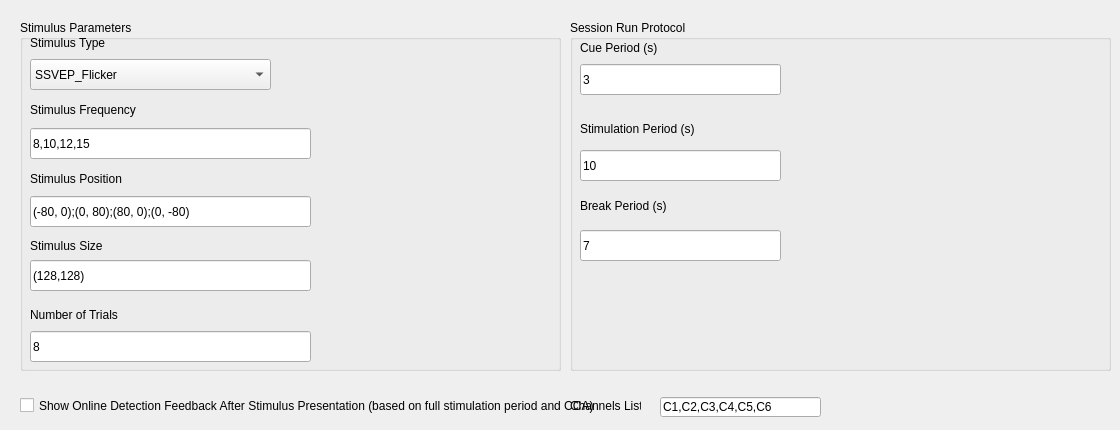
          <widget class="QWidget" name="tab_SSVEP">
           <attribute name="title">
            <string>Steady-State Visual BCI</string>
           </attribute>
           <widget class="QGroupBox" name="groupBoxStimulusParameters">
            <property name="geometry">
             <rect>
              <x>20</x>
              <y>20</y>
              <width>541</width>
              <height>351</height>
             </rect>
            </property>
            <property name="title">
             <string>Stimulus Parameters</string>
            </property>
            <widget class="QLabel" name="StimulusType">
             <property name="geometry">
              <rect>
               <x>10</x>
               <y>7</y>
               <width>241</width>
               <height>31</height>
              </rect>
             </property>
             <property name="toolTip">
              <string>the number of tasks for each class</string>
             </property>
             <property name="text">
              <string>Stimulus Type</string>
             </property>
            </widget>
            <widget class="QComboBox" name="SSVEPStimulusTypeDropDownSelection">
             <property name="geometry">
              <rect>
               <x>10</x>
               <y>39</y>
               <width>241</width>
               <height>31</height>
              </rect>
             </property>
             <item>
              <property name="text">
               <string>SSVEP_Flicker</string>
              </property>
             </item>
             <item>
              <property name="text">
               <string>SSMVEP_Checkerboard</string>
              </property>
             </item>
             <item>
              <property name="text">
               <string>AO_Gait</string>
              </property>
             </item>
            </widget>
            <widget class="QLineEdit" name="lineEdit_InputSSVEPStimulusFrequencies">
             <property name="geometry">
              <rect>
               <x>10</x>
               <y>108</y>
               <width>281</width>
               <height>31</height>
              </rect>
             </property>
             <property name="text">
              <string>8,10,12,15</string>
             </property>
             <property name="placeholderText">
              <string>e.g. 8,10,12,15</string>
             </property>
            </widget>
            <widget class="QLineEdit" name="lineEdit_InputSSVEPStimulusPositions">
             <property name="geometry">
              <rect>
               <x>10</x>
               <y>176</y>
               <width>281</width>
               <height>31</height>
              </rect>
             </property>
             <property name="text">
              <string>(-80, 0);(0, 80);(80, 0);(0, -80)</string>
             </property>
             <property name="placeholderText">
              <string>e.g. (0, 0);(60, 0);(0, 60);(60, 60)</string>
             </property>
            </widget>
            <widget class="QLineEdit" name="lineEdit_InputSSVEPNumberOfTrials">
             <property name="geometry">
              <rect>
               <x>10</x>
               <y>311</y>
               <width>281</width>
               <height>31</height>
              </rect>
             </property>
             <property name="text">
              <string>8</string>
             </property>
             <property name="placeholderText">
              <string>e.g. 5</string>
             </property>
            </widget>
            <widget class="QLineEdit" name="lineEdit_InputSSVEPStimulusSize">
             <property name="geometry">
              <rect>
               <x>10</x>
               <y>240</y>
               <width>281</width>
               <height>31</height>
              </rect>
             </property>
             <property name="text">
              <string>(128,128)</string>
             </property>
             <property name="placeholderText">
              <string>e.g. (128, 128)</string>
             </property>
            </widget>
            <widget class="QLabel" name="SSVEPStimulusFrequency">
             <property name="geometry">
              <rect>
               <x>10</x>
               <y>74</y>
               <width>281</width>
               <height>31</height>
              </rect>
             </property>
             <property name="toolTip">
              <string>the number of tasks for each class</string>
             </property>
             <property name="text">
              <string>Stimulus Frequency</string>
             </property>
            </widget>
            <widget class="QLabel" name="SSVEPStimulusPosition">
             <property name="geometry">
              <rect>
               <x>10</x>
               <y>143</y>
               <width>281</width>
               <height>31</height>
              </rect>
             </property>
             <property name="toolTip">
              <string>the number of tasks for each class</string>
             </property>
             <property name="text">
              <string>Stimulus Position</string>
             </property>
            </widget>
            <widget class="QLabel" name="SSVEPStimulusNumberOfTrials">
             <property name="geometry">
              <rect>
               <x>10</x>
               <y>279</y>
               <width>281</width>
               <height>31</height>
              </rect>
             </property>
             <property name="toolTip">
              <string>the number of tasks for each class</string>
             </property>
             <property name="text">
              <string>Number of Trials</string>
             </property>
            </widget>
            <widget class="QLabel" name="SSVEPStimulusSize">
             <property name="geometry">
              <rect>
               <x>10</x>
               <y>210</y>
               <width>281</width>
               <height>31</height>
              </rect>
             </property>
             <property name="toolTip">
              <string>the number of tasks for each class</string>
             </property>
             <property name="text">
              <string>Stimulus Size</string>
             </property>
            </widget>
           </widget>
           <widget class="QGroupBox" name="groupBoxSessionRunProtocol">
            <property name="geometry">
             <rect>
              <x>570</x>
              <y>20</y>
              <width>541</width>
              <height>351</height>
             </rect>
            </property>
            <property name="title">
             <string>Session Run Protocol</string>
            </property>
            <widget class="QLabel" name="SSVEPCuePeriod">
             <property name="geometry">
              <rect>
               <x>10</x>
               <y>12</y>
               <width>201</width>
               <height>31</height>
              </rect>
             </property>
             <property name="toolTip">
              <string>the number of tasks for each class</string>
             </property>
             <property name="text">
              <string>Cue Period (s)</string>
             </property>
            </widget>
            <widget class="QLabel" name="SSVEPStimulationPeriod">
             <property name="geometry">
              <rect>
               <x>10</x>
               <y>88</y>
               <width>201</width>
               <height>41</height>
              </rect>
             </property>
             <property name="toolTip">
              <string>the number of tasks for each class</string>
             </property>
             <property name="text">
              <string>Stimulation Period (s)</string>
             </property>
            </widget>
            <widget class="QLabel" name="SSVEPBreakPeriod">
             <property name="geometry">
              <rect>
               <x>10</x>
               <y>170</y>
               <width>201</width>
               <height>31</height>
              </rect>
             </property>
             <property name="toolTip">
              <string>the number of tasks for each class</string>
             </property>
             <property name="text">
              <string>Break Period (s)</string>
             </property>
            </widget>
            <widget class="QLineEdit" name="lineEdit_InputSSVEPCuePeriod">
             <property name="geometry">
              <rect>
               <x>10</x>
               <y>44</y>
               <width>201</width>
               <height>31</height>
              </rect>
             </property>
             <property name="text">
              <string>3</string>
             </property>
             <property name="placeholderText">
              <string>e.g. 3</string>
             </property>
            </widget>
            <widget class="QLineEdit" name="lineEdit_InputSSVEPStimulationPeriod">
             <property name="geometry">
              <rect>
               <x>10</x>
               <y>130</y>
               <width>201</width>
               <height>31</height>
              </rect>
             </property>
             <property name="text">
              <string>10</string>
             </property>
             <property name="placeholderText">
              <string>e.g. 20</string>
             </property>
            </widget>
            <widget class="QLineEdit" name="lineEdit_InputSSVEPBreakPeriod">
             <property name="geometry">
              <rect>
               <x>10</x>
               <y>210</y>
               <width>201</width>
               <height>31</height>
              </rect>
             </property>
             <property name="text">
              <string>7</string>
             </property>
             <property name="placeholderText">
              <string>e.g. 7</string>
             </property>
            </widget>
           </widget>
           <widget class="QCheckBox" name="checkBox_show_ssvep_feedback">
            <property name="geometry">
             <rect>
              <x>20</x>
              <y>390</y>
              <width>621</width>
              <height>31</height>
             </rect>
            </property>
            <property name="text">
             <string>Show Online Detection Feedback After Stimulus Presentation (based on full stimulation period and CCA)</string>
            </property>
           </widget>
           <widget class="QLabel" name="OnlineChannelsList_2">
            <property name="geometry">
             <rect>
              <x>570</x>
              <y>390</y>
              <width>71</width>
              <height>31</height>
             </rect>
            </property>
            <property name="toolTip">
             <string>the number of tasks for each class</string>
            </property>
            <property name="text">
             <string>Channels List</string>
            </property>
           </widget>
           <widget class="QLineEdit" name="lineEdit_InputOnlineSSVEPChannels_2">
            <property name="geometry">
             <rect>
              <x>660</x>
              <y>397</y>
              <width>161</width>
              <height>20</height>
             </rect>
            </property>
            <property name="text">
             <string>C1,C2,C3,C4,C5,C6</string>
            </property>
            <property name="placeholderText">
             <string>e.g. 3</string>
            </property>
           </widget>
          </widget>
